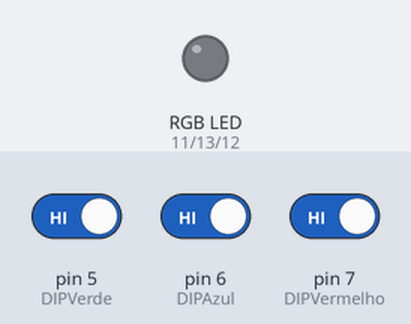
Simulated run of this sketch. Board: Arduino Uno, built with avr-gcc and run on an emulated ATmega328P. Shown: an RGB LED mixed from three pins (HIGH = lit). The inputs (shaded band) are chosen by the test bench; at power-on: pin 5 (DIPVerde) HIGH, pin 6 (DIPAzul) HIGH, pin 7 (DIPVermelho) HIGH.

Above: at 1.2 s.
1.3 s: pin 5 (DIPVerde) driven LOW
At 2.2 s:
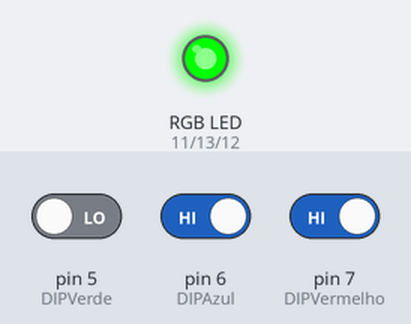
2.8 s: pin 6 (DIPAzul) driven LOW
At 3.4 s:
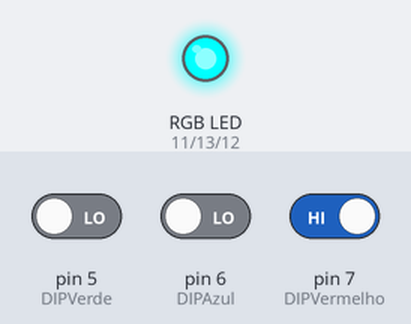
4.3 s: pin 7 (DIPVermelho) driven LOW
At 5.5 s:
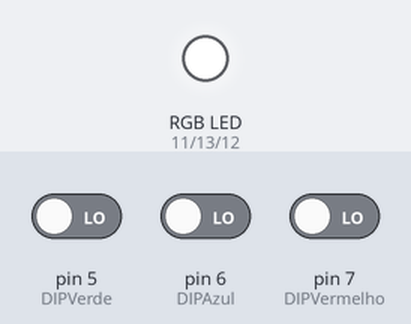
5.8 s: pin 5 (DIPVerde) driven HIGH
At 6.9 s:
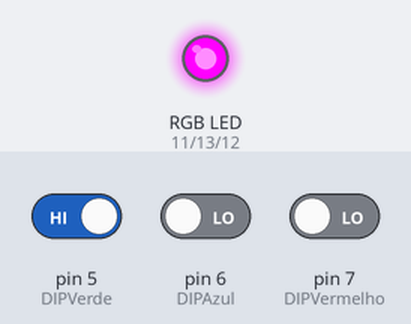
7.3 s: pin 6 (DIPAzul) driven HIGH
At 8.0 s:
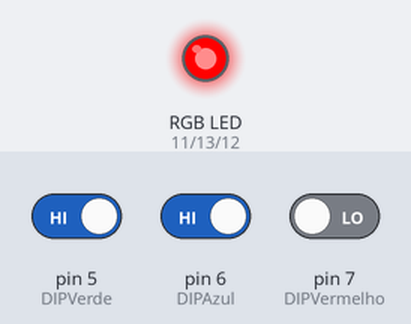
8.8 s: pin 5 (DIPVerde) driven LOW
At 9.1 s:
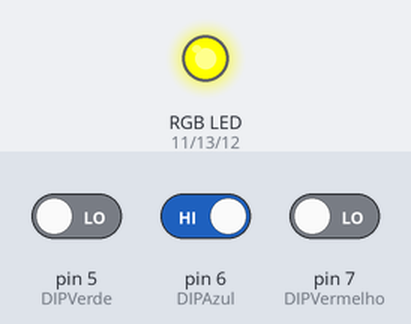
Timing chart, 0 to 11.3 s (numbered marks = the images above; inputs shaded):
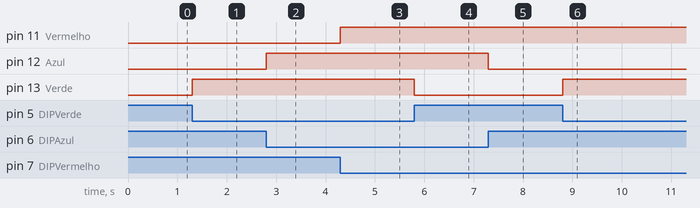

The sketch:

LedRGB.ino
```cpp
// Define os pinos do led RGB
int Verde = 13;
int Azul = 12;
int Vermelho = 11;

// Define os pinos do DIP
int DIPVermelho = 7;
int DIPAzul = 6;
int DIPVerde = 5;

void setup() {
    // Pinos do led como saída
    pinMode(Verde, OUTPUT);
    pinMode(Azul, OUTPUT);
    pinMode(Vermelho, OUTPUT);

    //Pinos do DIP como entrada
    pinMode(DIPVermelho, INPUT_PULLUP);
    pinMode(DIPVerde, INPUT_PULLUP);
    pinMode(DIPAzul, INPUT_PULLUP);
}

void loop() {
    int vermelho = digitalRead(DIPVermelho) == LOW;
    int verde = digitalRead(DIPVerde) == LOW;
    int azul = digitalRead(DIPAzul) == LOW;

    digitalWrite(Vermelho, vermelho ? HIGH : LOW);
    digitalWrite(Verde, verde ? HIGH : LOW);
    digitalWrite(Azul, azul ? HIGH : LOW);
}
```

Measured:
- after the input at 1.3 s, pin 13 (Verde): LOW → HIGH at once
- after the input at 2.8 s, pin 12 (Azul): LOW → HIGH at once
- after the input at 4.3 s, pin 11 (Vermelho): LOW → HIGH at once
- after the input at 5.8 s, pin 13 (Verde): HIGH → LOW at once
- after the input at 7.3 s, pin 12 (Azul): HIGH → LOW at once
- after the input at 8.8 s, pin 13 (Verde): LOW → HIGH at once
